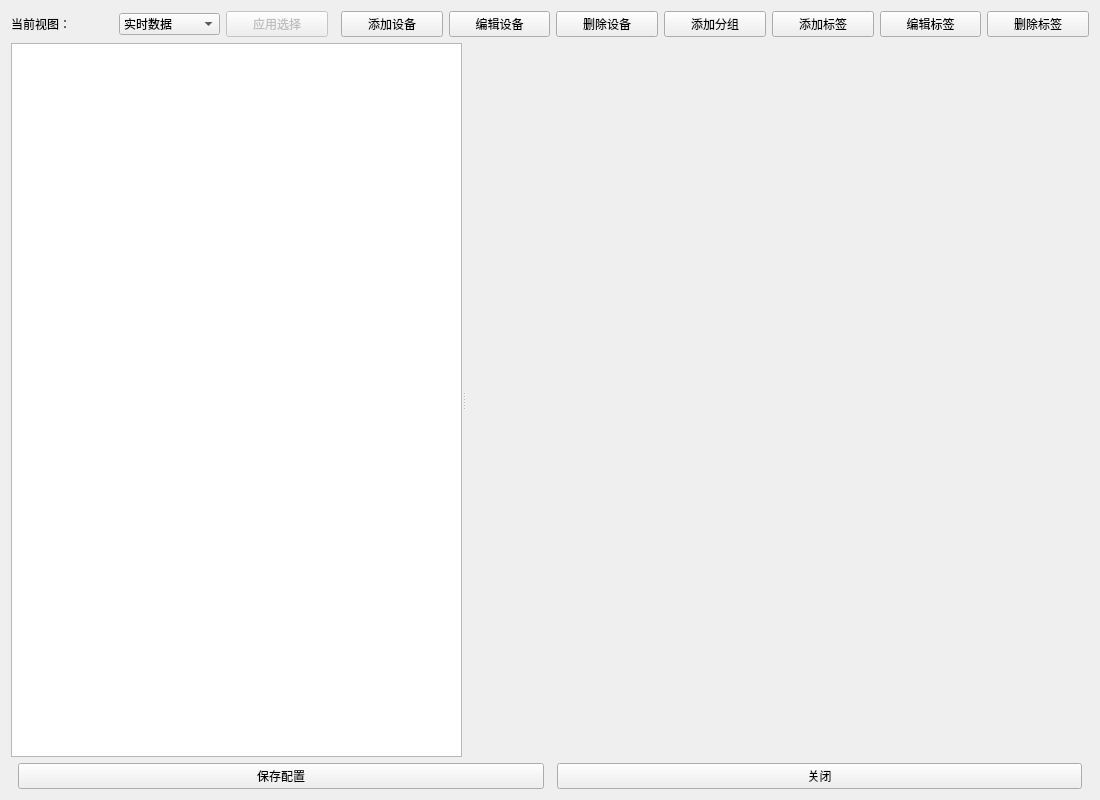
<?xml version="1.0" encoding="UTF-8"?>
<ui version="4.0">
 <class>DeviceConfigDialog</class>
 <widget class="QDialog" name="DeviceConfigDialog">
  <property name="geometry">
   <rect>
    <x>0</x>
    <y>0</y>
    <width>1100</width>
    <height>800</height>
   </rect>
  </property>
  <property name="windowTitle">
   <string>设备与标签配置</string>
  </property>
  <layout class="QVBoxLayout" name="verticalLayout">
   <item>
    <layout class="QHBoxLayout" name="topToolBar">
     <item>
      <widget class="QLabel" name="viewLabel">
       <property name="text"><string>当前视图：</string></property>
      </widget>
     </item>
     <item>
      <widget class="QComboBox" name="viewCombo">
       <item><property name="text"><string>实时数据</string></property></item>
       <item><property name="text"><string>趋势图表</string></property></item>
       <item><property name="text"><string>工艺总貌</string></property></item>
       <item><property name="text"><string>历史趋势</string></property></item>
      </widget>
     </item>
     <item>
      <widget class="QPushButton" name="applyBtn">
       <property name="enabled"><bool>false</bool></property>
       <property name="text"><string>应用选择</string></property>
      </widget>
     </item>
     <item><spacer name="horizontalSpacer"><property name="orientation"><enum>Qt::Orientation::Horizontal</enum></property></spacer></item>
     <item><widget class="QPushButton" name="addDeviceBtn"><property name="text"><string>添加设备</string></property></widget></item>
     <item><widget class="QPushButton" name="editDeviceBtn"><property name="text"><string>编辑设备</string></property></widget></item>
     <item><widget class="QPushButton" name="deleteDeviceBtn"><property name="text"><string>删除设备</string></property></widget></item>
     <item><widget class="QPushButton" name="addGroupBtn"><property name="text"><string>添加分组</string></property></widget></item>
     <item><widget class="QPushButton" name="addTagBtn"><property name="text"><string>添加标签</string></property></widget></item>
     <item><widget class="QPushButton" name="editTagBtn"><property name="text"><string>编辑标签</string></property></widget></item>
     <item><widget class="QPushButton" name="deleteTagBtn"><property name="text"><string>删除标签</string></property></widget></item>
    </layout>
   </item>
   <item>
    <widget class="QSplitter" name="mainSplitter">
     <property name="orientation"><enum>Qt::Orientation::Horizontal</enum></property>
     <widget class="QTreeView" name="treeView">
      <property name="selectionBehavior"><enum>QAbstractItemView::SelectionBehavior::SelectRows</enum></property>
      <property name="indentation"><number>20</number></property>
      <property name="uniformRowHeights"><bool>true</bool></property>
      <attribute name="headerDefaultSectionSize"><number>200</number></attribute>
     </widget>
     <widget class="QStackedWidget" name="propertyStack">
      <widget class="QWidget" name="emptyPage"/>
      <widget class="QWidget" name="devicePropertyPage">
       <layout class="QFormLayout" name="deviceForm">
        <property name="fieldGrowthPolicy"><enum>QFormLayout::FieldGrowthPolicy::AllNonFixedFieldsGrow</enum></property>
        <item row="0" column="0"><widget class="QLabel" name="labelProtocol"><property name="text"><string>协议：</string></property></widget></item>
        <item row="0" column="1"><widget class="QComboBox" name="protocolCombo"><item><property name="text"><string>S7 (西门子 S7-200/300/400/1200/1500)</string></property></item><item><property name="text"><string>ModbusTCP</string></property></item><item><property name="text"><string>ModbusRTU</string></property></item></widget></item>
        <item row="1" column="0"><widget class="QLabel" name="labelDeviceId"><property name="text"><string>设备ID：</string></property></widget></item>
        <item row="1" column="1"><widget class="QLineEdit" name="deviceIdEdit"/></item>
        <item row="2" column="0"><widget class="QLabel" name="labelDeviceName"><property name="text"><string>设备名称：</string></property></widget></item>
        <item row="2" column="1"><widget class="QLineEdit" name="deviceNameEdit"/></item>
        <item row="3" column="0"><widget class="QLabel" name="labelIP"><property name="text"><string>IP地址：</string></property></widget></item>
        <item row="3" column="1"><widget class="QLineEdit" name="ipEdit"/></item>
        <item row="4" column="0"><widget class="QLabel" name="labelRack"><property name="text"><string>Rack：</string></property></widget></item>
        <item row="4" column="1"><widget class="QSpinBox" name="rackSpinBox"><property name="minimum"><number>0</number></property><property name="maximum"><number>31</number></property></widget></item>
        <item row="5" column="0"><widget class="QLabel" name="labelSlot"><property name="text"><string>Slot：</string></property></widget></item>
        <item row="5" column="1"><widget class="QSpinBox" name="slotSpinBox"><property name="minimum"><number>0</number></property><property name="maximum"><number>31</number></property></widget></item>
        <item row="6" column="0"><widget class="QLabel" name="labelPort"><property name="text"><string>端口：</string></property></widget></item>
        <item row="6" column="1"><widget class="QSpinBox" name="portSpinBox"><property name="minimum"><number>1</number></property><property name="maximum"><number>65535</number></property><property name="value"><number>102</number></property></widget></item>
        <item row="7" column="0"><widget class="QLabel" name="labelSlaveId"><property name="text"><string>从站ID：</string></property></widget></item>
        <item row="7" column="1"><widget class="QSpinBox" name="slaveIdSpinBox"><property name="minimum"><number>1</number></property><property name="maximum"><number>247</number></property><property name="value"><number>1</number></property></widget></item>
        <item row="8" column="0"><widget class="QLabel" name="labelPollingInterval"><property name="text"><string>轮询间隔(ms)：</string></property></widget></item>
        <item row="8" column="1"><widget class="QSpinBox" name="pollingIntervalSpinBox"><property name="minimum"><number>100</number></property><property name="maximum"><number>10000</number></property><property name="value"><number>1000</number></property></widget></item>
       </layout>
      </widget>
      <widget class="QWidget" name="groupPropertyPage">
       <layout class="QFormLayout" name="groupForm">
        <item row="0" column="0"><widget class="QLabel" name="labelGroupName"><property name="text"><string>分组名称：</string></property></widget></item>
        <item row="0" column="1"><widget class="QLineEdit" name="groupNameEdit"/></item>
        <item row="1" column="0"><widget class="QLabel" name="labelGroupPath"><property name="text"><string>所在路径：</string></property></widget></item>
        <item row="1" column="1"><widget class="QLabel" name="groupPathLabel"><property name="text"><string>设备/上级分组</string></property></widget></item>
        <item row="2" column="0" colspan="2"><widget class="QLabel" name="labelGroupTags"><property name="text"><string>包含标签：</string></property></widget></item>
        <item row="3" column="0" colspan="2"><widget class="QListWidget" name="groupTagList"/></item>
       </layout>
      </widget>
      <widget class="QWidget" name="tagPropertyPage">
       <layout class="QFormLayout" name="tagForm">
        <item row="0" column="0"><widget class="QLabel" name="labelTagName"><property name="text"><string>标签名：</string></property></widget></item>
        <item row="0" column="1"><widget class="QLineEdit" name="tagNameEdit"/></item>
        <item row="1" column="0"><widget class="QLabel" name="labelAddress"><property name="text"><string>地址：</string></property></widget></item>
        <item row="1" column="1"><widget class="QLineEdit" name="addressEdit"/></item>
        <item row="2" column="0"><widget class="QLabel" name="labelDataType"><property name="text"><string>数据类型：</string></property></widget></item>
        <item row="2" column="1"><widget class="QComboBox" name="dataTypeCombo"><item><property name="text"><string>BOOL</string></property></item><item><property name="text"><string>BYTE</string></property></item><item><property name="text"><string>WORD</string></property></item><item><property name="text"><string>DWORD</string></property></item><item><property name="text"><string>INT</string></property></item><item><property name="text"><string>DINT</string></property></item><item><property name="text"><string>REAL</string></property></item><item><property name="text"><string>STRING</string></property></item></widget></item>
        <item row="3" column="0"><widget class="QLabel" name="labelWritable"><property name="text"><string>可写：</string></property></widget></item>
        <item row="3" column="1"><widget class="QCheckBox" name="writableCheckBox"/></item>
        <item row="4" column="0"><widget class="QLabel" name="labelDbEnabled"><property name="text"><string>记录DB：</string></property></widget></item>
        <item row="4" column="1"><widget class="QCheckBox" name="dbEnabledCheckBox"><property name="checked"><bool>true</bool></property></widget></item>
        <item row="5" column="0"><widget class="QLabel" name="labelDescription"><property name="text"><string>描述：</string></property></widget></item>
        <item row="5" column="1"><widget class="QLineEdit" name="descriptionEdit"/></item>
        <item row="6" column="0"><widget class="QLabel" name="labelScaling"><property name="text"><string>缩放系数：</string></property></widget></item>
        <item row="6" column="1"><widget class="QDoubleSpinBox" name="scalingSpinBox"><property name="decimals"><number>3</number></property><property name="value"><double>0.000000000000000</double></property></widget></item>
        <item row="7" column="0"><widget class="QLabel" name="labelOffset"><property name="text"><string>偏移量：</string></property></widget></item>
        <item row="7" column="1"><widget class="QDoubleSpinBox" name="offsetSpinBox"><property name="decimals"><number>3</number></property></widget></item>
        <item row="8" column="0"><widget class="QLabel" name="labelUnit"><property name="text"><string>单位：</string></property></widget></item>
        <item row="8" column="1"><widget class="QLineEdit" name="unitEdit"/></item>
        <item row="9" column="0" colspan="2">
         <widget class="QGroupBox" name="groupBox">
          <property name="title"><string>报警配置</string></property>
          <layout class="QGridLayout" name="gridLayout">
           <item row="0" column="0"><widget class="QLabel" name="label"><property name="text"><string>下限报警</string></property></widget></item>
           <item row="1" column="1"><widget class="QCheckBox" name="chkMaxAlarm"><property name="text"><string>启用</string></property></widget></item>
           <item row="2" column="1"><widget class="QComboBox" name="m_comboAlarmLevel"><item><property name="text"><string>信息</string></property></item><item><property name="text"><string>警告</string></property></item><item><property name="text"><string>错误</string></property></item><item><property name="text"><string>严重</string></property></item></widget></item>
           <item row="1" column="0"><widget class="QLabel" name="label_2"><property name="text"><string>上限报警</string></property></widget></item>
           <item row="2" column="0"><widget class="QLabel" name="label_3"><property name="text"><string>报警级别</string></property></widget></item>
           <item row="0" column="1"><widget class="QCheckBox" name="chkMinAlarm"><property name="text"><string>启用</string></property></widget></item>
           <item row="0" column="2"><widget class="QDoubleSpinBox" name="spinMinValue"/></item>
           <item row="1" column="2"><widget class="QDoubleSpinBox" name="spinMaxValue"/></item>
          </layout>
         </widget>
        </item>
       </layout>
      </widget>
     </widget>
    </widget>
   </item>
   <item>
    <layout class="QHBoxLayout" name="bottomButtonLayout">
     <item><spacer name="horizontalSpacer_2"><property name="orientation"><enum>Qt::Orientation::Horizontal</enum></property></spacer></item>
     <item><widget class="QPushButton" name="saveBtn"><property name="text"><string>保存配置</string></property></widget></item>
     <item><spacer name="horizontalSpacer_4"><property name="orientation"><enum>Qt::Orientation::Horizontal</enum></property></spacer></item>
     <item><widget class="QPushButton" name="closeBtn"><property name="text"><string>关闭</string></property></widget></item>
     <item><spacer name="horizontalSpacer_3"><property name="orientation"><enum>Qt::Orientation::Horizontal</enum></property></spacer></item>
    </layout>
   </item>
  </layout>
 </widget>
 <resources/>
 <connections/>
</ui>
